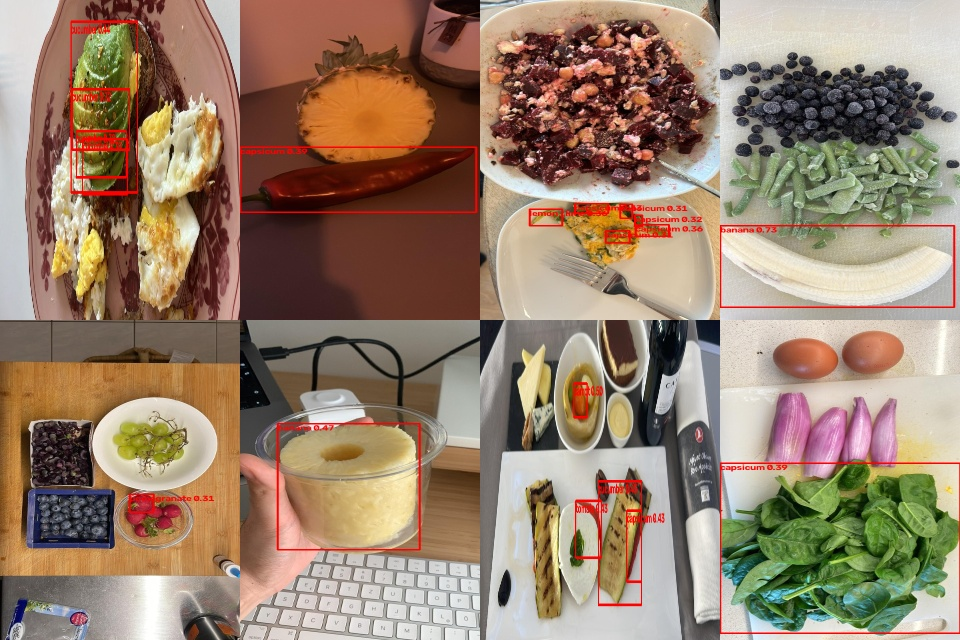
#> input picture ml/runs/G6/audit/test_rf_empty_suspects.jpg, 960 x 640 px
$ python -i measure.py   (imports and definitions only)   (older library calls are emulated)
#> lines starting #> are read from the running program, lines starting #| are printed output that depends on the picture; after the words box and inside, x2 and y2 are one past the last pixel; in counts of white or black regions, pixels touching at a corner belong together
"""Visible-condition measurements on a produce crop (NutriSole G1).

All functions take an RGB uint8 crop (H, W, 3) of ONE detected item and return
plain numbers. They measure VISIBLE surface properties only; they make no claim
about food safety, disease or shelf-life.

Pipeline:
  object_mask()      -> boolean mask of the item inside the crop (GrabCut seeded
                        by an inset rectangle, Otsu-on-saturation fallback)
  colour_bands()     -> % of item pixels in each produce-specific hue/value band
  dark_defect_area() -> % of item pixels that are dark blemishes (Lab L-channel
                        threshold relative to the item's own median + morphology)
  shape_metrics()    -> contour solidity and ellipse-fit ratio
  measure()          -> all of the above in one dict (used by rules.grade)
"""
from __future__ import annotations

import json
import os
from dataclasses import dataclass, asdict

import cv2
import numpy as np

_HERE = os.path.dirname(os.path.abspath(__file__))
# [2 lines not run here, left out]

MIN_MASK_FRACTION = 0.08  # below this the segmentation is not trusted -> ungradable
# [2 lines not run here, left out]


@dataclass
class Measurements:
    mask_fraction: float          # item pixels / crop pixels
    colour_bands: dict            # band name -> percent of item pixels
    colour_band: str              # dominant band name ("unknown" if no table for class)
    defect_area_pct: float        # dark-blemish percent of item pixels
    solidity: float               # contour area / convex hull area (1.0 = convex)
    ellipse_ratio: float          # contour area / fitted ellipse area
    shape_score: float            # min(solidity, ellipse-based regularity) in [0,1]
    blur_var: float               # variance of Laplacian on the crop (lower = blurrier)
    mean_v: float                 # mean HSV value of item pixels in [0,255]
    segmentation: str             # "grabcut" | "otsu" | "full"

    def to_dict(self) -> dict:
        return asdict(self)


def object_mask(rgb: np.ndarray, inset: float = 0.06, use_grabcut: bool = True) -> tuple[np.ndarray, str]:
    """Return (mask bool HxW, method). The crop is assumed to be a detector box,
    so the item fills most of it; the border strip is treated as probable background."""
#> called with inset = 0.06, use_grabcut = True
    h, w = rgb.shape[:2]
#> h = 640; w = 960
    if h < 8 or w < 8:
        return np.ones((h, w), bool), "full"
    bgr = cv2.cvtColor(rgb, cv2.COLOR_RGB2BGR)
#> bgr is the input picture: shape (640, 960, 3); mean B, G, R 108.5, 128.8, 152.1
    if use_grabcut:
        try:
            mask = np.zeros((h, w), np.uint8)
            dx, dy = max(1, int(w * inset)), max(1, int(h * inset))
#> dx = 57; dy = 38
            rect = (dx, dy, max(2, w - 2 * dx), max(2, h - 2 * dy))
#> rect = (57, 38, 846, 564)
            bgd, fgd = np.zeros((1, 65), np.float64), np.zeros((1, 65), np.float64)
            cv2.grabCut(bgr, mask, rect, bgd, fgd, 3, cv2.GC_INIT_WITH_RECT)
            m = (mask == cv2.GC_FGD) | (mask == cv2.GC_PR_FGD)
            m = _largest_component(m)
            if m.mean() >= MIN_MASK_FRACTION:
                return m, "grabcut"
        except cv2.error:
            pass
    hsv = cv2.cvtColor(rgb, cv2.COLOR_RGB2HSV)
    s = cv2.GaussianBlur(hsv[..., 1], (5, 5), 0)
    _, th = cv2.threshold(s, 0, 255, cv2.THRESH_BINARY + cv2.THRESH_OTSU)
    m = _largest_component(th > 0)
    if m.mean() < MIN_MASK_FRACTION:
        return np.ones((h, w), bool), "full"
    return m, "otsu"


def _largest_component(m: np.ndarray) -> np.ndarray:
    m8 = m.astype(np.uint8)
    n, lab, stats, _ = cv2.connectedComponentsWithStats(m8, 8)
#> n = 13
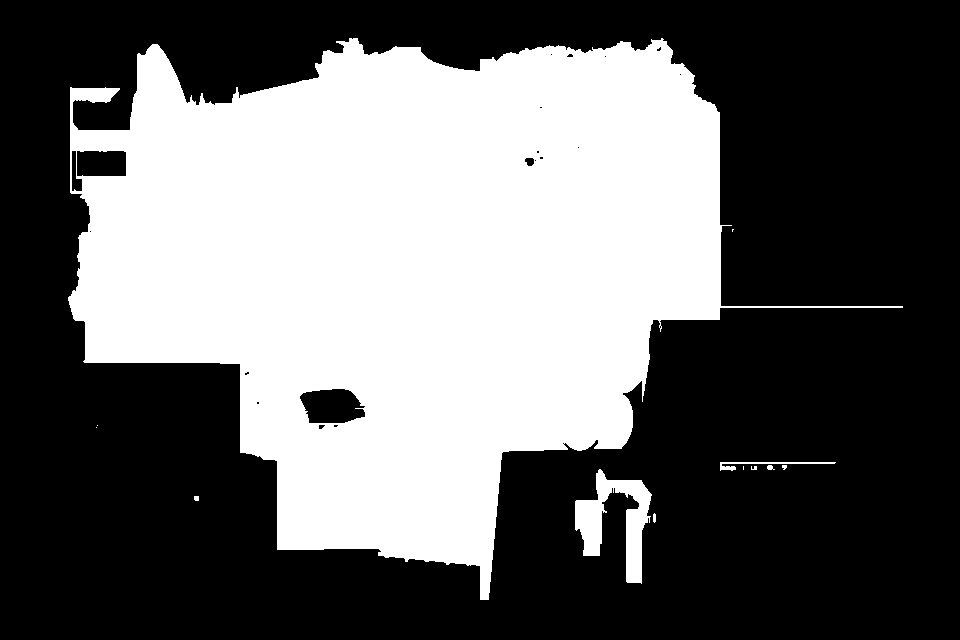
#> m8: shape (640, 960); values 0 (black) and 1 (white), 39.9% white; 12 white regions (6 under 20 px)
    if n <= 1:
        return m.astype(bool)
    idx = 1 + int(np.argmax(stats[1:, cv2.CC_STAT_AREA]))
#> idx = 1
    out = lab == idx
    # fill holes so dark blemishes inside the fruit stay part of the item
    out8 = out.astype(np.uint8) * 255
    cnts, _ = cv2.findContours(out8, cv2.RETR_EXTERNAL, cv2.CHAIN_APPROX_SIMPLE)
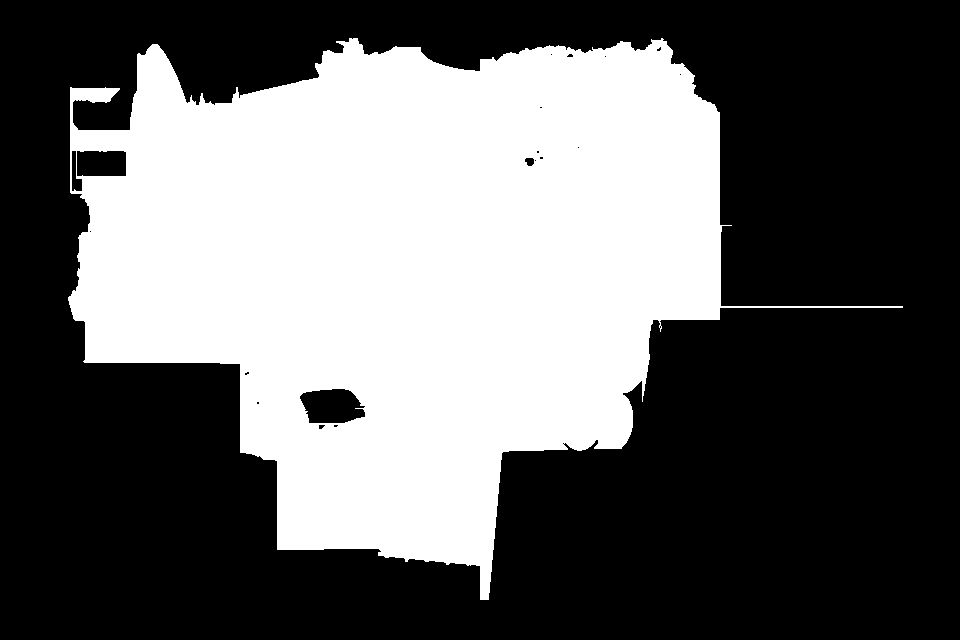
#> out8: shape (640, 960); 39.3% white; 1 white region, box (x1, y1, x2, y2) and area: (68, 38, 903, 600) 241386
    filled = np.zeros_like(out8)
    cv2.drawContours(filled, cnts, -1, 255, -1)
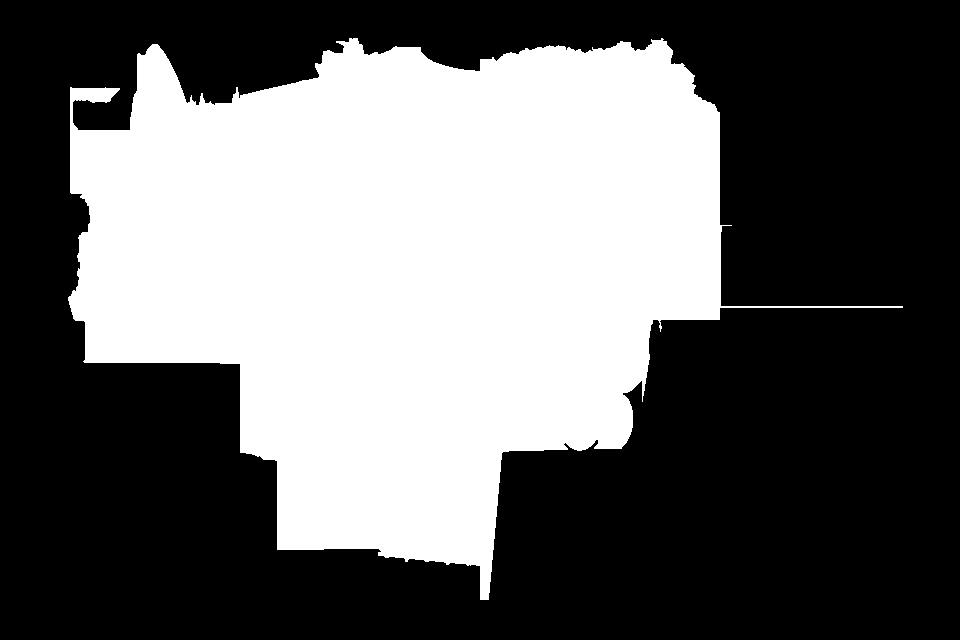
#> filled: shape (640, 960); 39.8% white; 1 white region, box (x1, y1, x2, y2) and area: (68, 38, 903, 600) 244712
    return filled > 0


# [138 lines left out: functions colour_bands, surface_mask, dark_defect_area, shape_metrics, measure, not called in this run]

>>> import cv2
>>> picture = cv2.cvtColor(cv2.imread('../runs/G6/audit/test_rf_empty_suspects.jpg'), cv2.COLOR_BGR2RGB)
>>> result = object_mask(picture)
